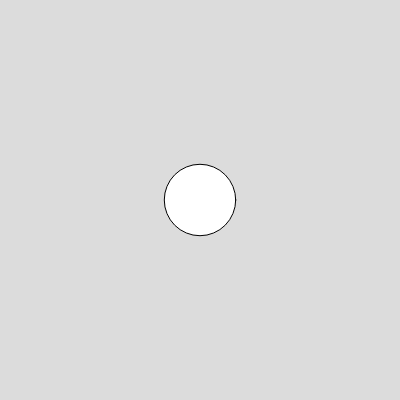
Frame 1 (no input)
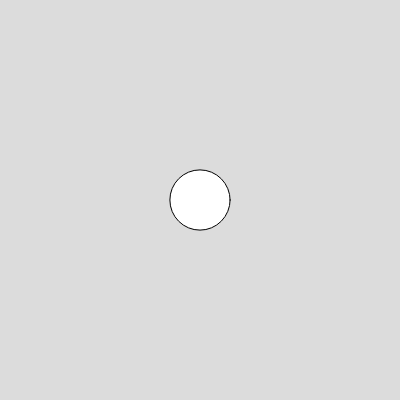
Frame 60 (no input)
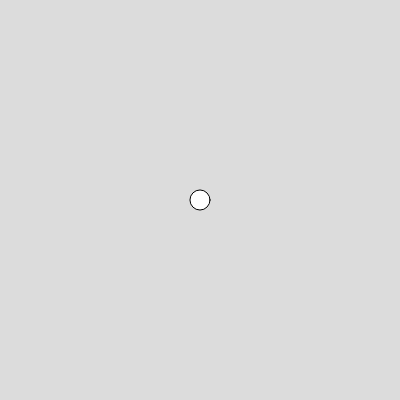
Frame 120 (the mouse pressed at the canvas centre since frame 60)

The p5.js sketch that drew these frames (run headless with seeded random() and noise() and a simulated clock; from frame 60 on, the mouse is pressed at the canvas centre):

// p5.js sketch
// ── sketch.js
function setup() {
  createCanvas(400, 400);
}

function draw() {
  background(220);
  
  circle(200, 200, random(100));
}

function plusUn (chiffre){
  let valeur = chiffre + 1;
  return (valeur);
}
console.log ( plusUn(7));
